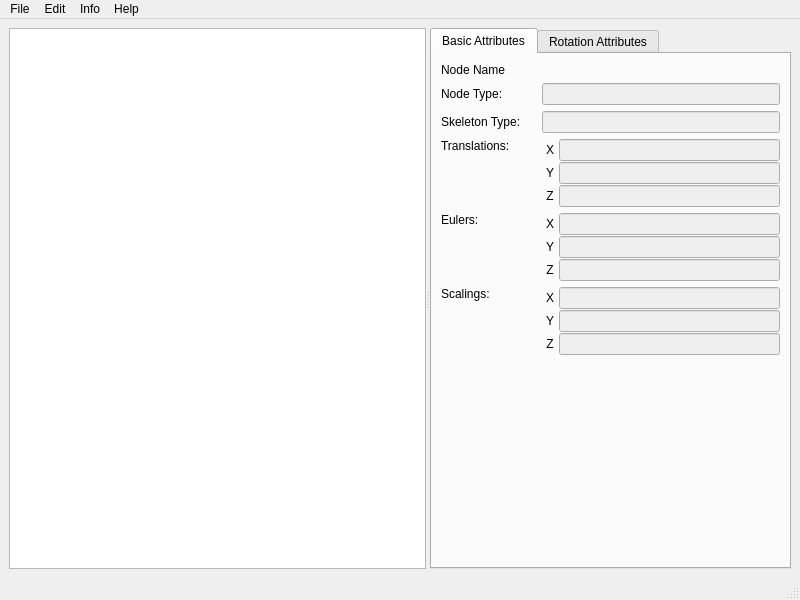
<?xml version="1.0" encoding="UTF-8"?>
<ui version="4.0">
 <class>MainWindowClass</class>
 <widget class="QMainWindow" name="MainWindowClass">
  <property name="geometry">
   <rect>
    <x>0</x>
    <y>0</y>
    <width>800</width>
    <height>600</height>
   </rect>
  </property>
  <property name="sizePolicy">
   <sizepolicy hsizetype="Preferred" vsizetype="Preferred">
    <horstretch>0</horstretch>
    <verstretch>0</verstretch>
   </sizepolicy>
  </property>
  <property name="windowTitle">
   <string notr="true">FBXViewer</string>
  </property>
  <widget class="QWidget" name="centralwidget">
   <layout class="QVBoxLayout" name="verticalLayout">
    <item>
     <widget class="QSplitter" name="splitter">
      <property name="orientation">
       <enum>Qt::Horizontal</enum>
      </property>
      <widget class="QTreeWidget" name="treeWidget">
       <property name="sizePolicy">
        <sizepolicy hsizetype="Preferred" vsizetype="Expanding">
         <horstretch>0</horstretch>
         <verstretch>0</verstretch>
        </sizepolicy>
       </property>
       <attribute name="headerVisible">
        <bool>false</bool>
       </attribute>
       <column>
        <property name="text">
         <string notr="true">Root Node</string>
        </property>
       </column>
      </widget>
      <widget class="QTabWidget" name="tabWidget">
       <property name="tabPosition">
        <enum>QTabWidget::North</enum>
       </property>
       <property name="currentIndex">
        <number>0</number>
       </property>
       <widget class="QWidget" name="tab_basicAttributes">
        <attribute name="title">
         <string>Basic Attributes</string>
        </attribute>
        <layout class="QVBoxLayout" name="verticalLayout_5">
         <item>
          <widget class="QLabel" name="label_nodeName">
           <property name="enabled">
            <bool>true</bool>
           </property>
           <property name="sizePolicy">
            <sizepolicy hsizetype="Preferred" vsizetype="Fixed">
             <horstretch>0</horstretch>
             <verstretch>0</verstretch>
            </sizepolicy>
           </property>
           <property name="maximumSize">
            <size>
             <width>16777215</width>
             <height>16777215</height>
            </size>
           </property>
           <property name="styleSheet">
            <string notr="true">font: 700 10pt &quot;Microsoft YaHei UI&quot;;</string>
           </property>
           <property name="text">
            <string>Node Name</string>
           </property>
          </widget>
         </item>
         <item>
          <layout class="QHBoxLayout" name="horizontalLayout_nodeType" stretch="2,5">
           <item>
            <widget class="QLabel" name="label_2">
             <property name="text">
              <string>Node Type:</string>
             </property>
            </widget>
           </item>
           <item>
            <widget class="QLineEdit" name="lineEdit_nodeType">
             <property name="enabled">
              <bool>false</bool>
             </property>
             <property name="text">
              <string notr="true"/>
             </property>
             <property name="readOnly">
              <bool>true</bool>
             </property>
            </widget>
           </item>
          </layout>
         </item>
         <item>
          <layout class="QHBoxLayout" name="horizontalLayout_skeletonType" stretch="2,5">
           <item>
            <widget class="QLabel" name="label_3">
             <property name="text">
              <string>Skeleton Type:</string>
             </property>
            </widget>
           </item>
           <item>
            <widget class="QLineEdit" name="lineEdit_skeletonType">
             <property name="enabled">
              <bool>false</bool>
             </property>
             <property name="text">
              <string notr="true"/>
             </property>
             <property name="readOnly">
              <bool>true</bool>
             </property>
            </widget>
           </item>
          </layout>
         </item>
         <item>
          <layout class="QHBoxLayout" name="horizontalLayout_translations" stretch="2,5">
           <item>
            <widget class="QLabel" name="label">
             <property name="text">
              <string>Translations:</string>
             </property>
             <property name="alignment">
              <set>Qt::AlignLeading|Qt::AlignLeft|Qt::AlignTop</set>
             </property>
            </widget>
           </item>
           <item>
            <layout class="QVBoxLayout" name="verticalLayout_2">
             <property name="spacing">
              <number>1</number>
             </property>
             <item>
              <layout class="QHBoxLayout" name="horizontalLayout_3">
               <item>
                <widget class="QLabel" name="label_4">
                 <property name="minimumSize">
                  <size>
                   <width>16</width>
                   <height>0</height>
                  </size>
                 </property>
                 <property name="text">
                  <string notr="true">X</string>
                 </property>
                 <property name="alignment">
                  <set>Qt::AlignCenter</set>
                 </property>
                </widget>
               </item>
               <item>
                <widget class="QLineEdit" name="lineEdit_translationX">
                 <property name="enabled">
                  <bool>false</bool>
                 </property>
                 <property name="text">
                  <string notr="true"/>
                 </property>
                 <property name="readOnly">
                  <bool>true</bool>
                 </property>
                </widget>
               </item>
              </layout>
             </item>
             <item>
              <layout class="QHBoxLayout" name="horizontalLayout_4">
               <item>
                <widget class="QLabel" name="label_5">
                 <property name="minimumSize">
                  <size>
                   <width>16</width>
                   <height>0</height>
                  </size>
                 </property>
                 <property name="text">
                  <string notr="true">Y</string>
                 </property>
                 <property name="alignment">
                  <set>Qt::AlignCenter</set>
                 </property>
                </widget>
               </item>
               <item>
                <widget class="QLineEdit" name="lineEdit_translationY">
                 <property name="enabled">
                  <bool>false</bool>
                 </property>
                 <property name="text">
                  <string notr="true"/>
                 </property>
                 <property name="readOnly">
                  <bool>true</bool>
                 </property>
                </widget>
               </item>
              </layout>
             </item>
             <item>
              <layout class="QHBoxLayout" name="horizontalLayout_5">
               <item>
                <widget class="QLabel" name="label_6">
                 <property name="minimumSize">
                  <size>
                   <width>16</width>
                   <height>0</height>
                  </size>
                 </property>
                 <property name="text">
                  <string notr="true">Z</string>
                 </property>
                 <property name="alignment">
                  <set>Qt::AlignCenter</set>
                 </property>
                </widget>
               </item>
               <item>
                <widget class="QLineEdit" name="lineEdit_translationZ">
                 <property name="enabled">
                  <bool>false</bool>
                 </property>
                 <property name="text">
                  <string notr="true"/>
                 </property>
                 <property name="readOnly">
                  <bool>true</bool>
                 </property>
                </widget>
               </item>
              </layout>
             </item>
            </layout>
           </item>
          </layout>
         </item>
         <item>
          <layout class="QHBoxLayout" name="horizontalLayout_eulers" stretch="2,5">
           <item>
            <widget class="QLabel" name="label_7">
             <property name="text">
              <string>Eulers:</string>
             </property>
             <property name="alignment">
              <set>Qt::AlignLeading|Qt::AlignLeft|Qt::AlignTop</set>
             </property>
            </widget>
           </item>
           <item>
            <layout class="QVBoxLayout" name="verticalLayout_3">
             <property name="spacing">
              <number>1</number>
             </property>
             <item>
              <layout class="QHBoxLayout" name="horizontalLayout_7">
               <item>
                <widget class="QLabel" name="label_8">
                 <property name="minimumSize">
                  <size>
                   <width>16</width>
                   <height>0</height>
                  </size>
                 </property>
                 <property name="text">
                  <string notr="true">X</string>
                 </property>
                 <property name="alignment">
                  <set>Qt::AlignCenter</set>
                 </property>
                </widget>
               </item>
               <item>
                <widget class="QLineEdit" name="lineEdit_eulerX">
                 <property name="enabled">
                  <bool>false</bool>
                 </property>
                 <property name="text">
                  <string notr="true"/>
                 </property>
                 <property name="readOnly">
                  <bool>true</bool>
                 </property>
                </widget>
               </item>
              </layout>
             </item>
             <item>
              <layout class="QHBoxLayout" name="horizontalLayout_8">
               <item>
                <widget class="QLabel" name="label_9">
                 <property name="minimumSize">
                  <size>
                   <width>16</width>
                   <height>0</height>
                  </size>
                 </property>
                 <property name="text">
                  <string notr="true">Y</string>
                 </property>
                 <property name="alignment">
                  <set>Qt::AlignCenter</set>
                 </property>
                </widget>
               </item>
               <item>
                <widget class="QLineEdit" name="lineEdit_eulerY">
                 <property name="enabled">
                  <bool>false</bool>
                 </property>
                 <property name="text">
                  <string notr="true"/>
                 </property>
                 <property name="readOnly">
                  <bool>true</bool>
                 </property>
                </widget>
               </item>
              </layout>
             </item>
             <item>
              <layout class="QHBoxLayout" name="horizontalLayout_9">
               <item>
                <widget class="QLabel" name="label_10">
                 <property name="minimumSize">
                  <size>
                   <width>16</width>
                   <height>0</height>
                  </size>
                 </property>
                 <property name="text">
                  <string notr="true">Z</string>
                 </property>
                 <property name="alignment">
                  <set>Qt::AlignCenter</set>
                 </property>
                </widget>
               </item>
               <item>
                <widget class="QLineEdit" name="lineEdit_eulerZ">
                 <property name="enabled">
                  <bool>false</bool>
                 </property>
                 <property name="text">
                  <string notr="true"/>
                 </property>
                 <property name="readOnly">
                  <bool>true</bool>
                 </property>
                </widget>
               </item>
              </layout>
             </item>
            </layout>
           </item>
          </layout>
         </item>
         <item>
          <layout class="QHBoxLayout" name="horizontalLayout_scalings" stretch="2,5">
           <item>
            <widget class="QLabel" name="label_11">
             <property name="text">
              <string>Scalings:</string>
             </property>
             <property name="alignment">
              <set>Qt::AlignLeading|Qt::AlignLeft|Qt::AlignTop</set>
             </property>
            </widget>
           </item>
           <item>
            <layout class="QVBoxLayout" name="verticalLayout_4">
             <property name="spacing">
              <number>1</number>
             </property>
             <item>
              <layout class="QHBoxLayout" name="horizontalLayout_11">
               <item>
                <widget class="QLabel" name="label_12">
                 <property name="minimumSize">
                  <size>
                   <width>16</width>
                   <height>0</height>
                  </size>
                 </property>
                 <property name="text">
                  <string notr="true">X</string>
                 </property>
                 <property name="alignment">
                  <set>Qt::AlignCenter</set>
                 </property>
                </widget>
               </item>
               <item>
                <widget class="QLineEdit" name="lineEdit_scalingX">
                 <property name="enabled">
                  <bool>false</bool>
                 </property>
                 <property name="text">
                  <string notr="true"/>
                 </property>
                 <property name="readOnly">
                  <bool>true</bool>
                 </property>
                </widget>
               </item>
              </layout>
             </item>
             <item>
              <layout class="QHBoxLayout" name="horizontalLayout_12">
               <item>
                <widget class="QLabel" name="label_13">
                 <property name="minimumSize">
                  <size>
                   <width>16</width>
                   <height>0</height>
                  </size>
                 </property>
                 <property name="text">
                  <string notr="true">Y</string>
                 </property>
                 <property name="alignment">
                  <set>Qt::AlignCenter</set>
                 </property>
                </widget>
               </item>
               <item>
                <widget class="QLineEdit" name="lineEdit_scalingY">
                 <property name="enabled">
                  <bool>false</bool>
                 </property>
                 <property name="text">
                  <string notr="true"/>
                 </property>
                 <property name="readOnly">
                  <bool>true</bool>
                 </property>
                </widget>
               </item>
              </layout>
             </item>
             <item>
              <layout class="QHBoxLayout" name="horizontalLayout_13">
               <item>
                <widget class="QLabel" name="label_14">
                 <property name="minimumSize">
                  <size>
                   <width>16</width>
                   <height>0</height>
                  </size>
                 </property>
                 <property name="text">
                  <string notr="true">Z</string>
                 </property>
                 <property name="alignment">
                  <set>Qt::AlignCenter</set>
                 </property>
                </widget>
               </item>
               <item>
                <widget class="QLineEdit" name="lineEdit_scalingZ">
                 <property name="enabled">
                  <bool>false</bool>
                 </property>
                 <property name="text">
                  <string notr="true"/>
                 </property>
                 <property name="readOnly">
                  <bool>true</bool>
                 </property>
                </widget>
               </item>
              </layout>
             </item>
            </layout>
           </item>
          </layout>
         </item>
         <item>
          <spacer name="verticalSpacer">
           <property name="orientation">
            <enum>Qt::Vertical</enum>
           </property>
           <property name="sizeType">
            <enum>QSizePolicy::Expanding</enum>
           </property>
           <property name="sizeHint" stdset="0">
            <size>
             <width>20</width>
             <height>40</height>
            </size>
           </property>
          </spacer>
         </item>
        </layout>
       </widget>
       <widget class="QWidget" name="tab_rotationAttributes">
        <attribute name="title">
         <string>Rotation Attributes</string>
        </attribute>
        <widget class="QWidget" name="horizontalLayoutWidget_7">
         <property name="geometry">
          <rect>
           <x>20</x>
           <y>20</y>
           <width>325</width>
           <height>91</height>
          </rect>
         </property>
         <layout class="QHBoxLayout" name="horizontalLayout_14" stretch="2,5">
          <item>
           <widget class="QLabel" name="label_15">
            <property name="text">
             <string>Euler:</string>
            </property>
            <property name="alignment">
             <set>Qt::AlignLeading|Qt::AlignLeft|Qt::AlignTop</set>
            </property>
           </widget>
          </item>
          <item>
           <layout class="QVBoxLayout" name="verticalLayout_6">
            <property name="spacing">
             <number>1</number>
            </property>
            <item>
             <layout class="QHBoxLayout" name="horizontalLayout_15">
              <item>
               <widget class="QLabel" name="label_16">
                <property name="text">
                 <string notr="true">X</string>
                </property>
               </widget>
              </item>
              <item>
               <widget class="QLineEdit" name="lineEdit_10">
                <property name="text">
                 <string notr="true"/>
                </property>
               </widget>
              </item>
             </layout>
            </item>
            <item>
             <layout class="QHBoxLayout" name="horizontalLayout_16">
              <item>
               <widget class="QLabel" name="label_17">
                <property name="text">
                 <string notr="true">Y</string>
                </property>
               </widget>
              </item>
              <item>
               <widget class="QLineEdit" name="lineEdit_11">
                <property name="text">
                 <string notr="true"/>
                </property>
               </widget>
              </item>
             </layout>
            </item>
            <item>
             <layout class="QHBoxLayout" name="horizontalLayout_17">
              <item>
               <widget class="QLabel" name="label_18">
                <property name="text">
                 <string notr="true">Z</string>
                </property>
               </widget>
              </item>
              <item>
               <widget class="QLineEdit" name="lineEdit_12">
                <property name="text">
                 <string notr="true"/>
                </property>
               </widget>
              </item>
             </layout>
            </item>
           </layout>
          </item>
         </layout>
        </widget>
        <widget class="QWidget" name="horizontalLayoutWidget_8">
         <property name="geometry">
          <rect>
           <x>20</x>
           <y>150</y>
           <width>325</width>
           <height>91</height>
          </rect>
         </property>
         <layout class="QHBoxLayout" name="horizontalLayout_18" stretch="2,5">
          <item>
           <widget class="QLabel" name="label_19">
            <property name="text">
             <string>Euler:</string>
            </property>
            <property name="alignment">
             <set>Qt::AlignLeading|Qt::AlignLeft|Qt::AlignTop</set>
            </property>
           </widget>
          </item>
          <item>
           <layout class="QVBoxLayout" name="verticalLayout_7">
            <property name="spacing">
             <number>1</number>
            </property>
            <item>
             <layout class="QHBoxLayout" name="horizontalLayout_19">
              <item>
               <widget class="QLabel" name="label_20">
                <property name="text">
                 <string notr="true">X</string>
                </property>
               </widget>
              </item>
              <item>
               <widget class="QLineEdit" name="lineEdit_13">
                <property name="text">
                 <string notr="true"/>
                </property>
               </widget>
              </item>
             </layout>
            </item>
            <item>
             <layout class="QHBoxLayout" name="horizontalLayout_20">
              <item>
               <widget class="QLabel" name="label_21">
                <property name="text">
                 <string notr="true">Y</string>
                </property>
               </widget>
              </item>
              <item>
               <widget class="QLineEdit" name="lineEdit_14">
                <property name="text">
                 <string notr="true"/>
                </property>
               </widget>
              </item>
             </layout>
            </item>
            <item>
             <layout class="QHBoxLayout" name="horizontalLayout_21">
              <item>
               <widget class="QLabel" name="label_22">
                <property name="text">
                 <string notr="true">Z</string>
                </property>
               </widget>
              </item>
              <item>
               <widget class="QLineEdit" name="lineEdit_15">
                <property name="text">
                 <string notr="true"/>
                </property>
               </widget>
              </item>
             </layout>
            </item>
           </layout>
          </item>
         </layout>
        </widget>
       </widget>
      </widget>
     </widget>
    </item>
   </layout>
  </widget>
  <widget class="QMenuBar" name="menubar">
   <property name="geometry">
    <rect>
     <x>0</x>
     <y>0</y>
     <width>800</width>
     <height>20</height>
    </rect>
   </property>
   <widget class="QMenu" name="menu_file">
    <property name="title">
     <string>File</string>
    </property>
    <addaction name="action_open"/>
    <addaction name="action_exit"/>
   </widget>
   <widget class="QMenu" name="menu_info">
    <property name="title">
     <string>Help</string>
    </property>
    <addaction name="action_about"/>
   </widget>
   <widget class="QMenu" name="menu_statistic">
    <property name="title">
     <string>Info</string>
    </property>
    <addaction name="action_statistic"/>
   </widget>
   <widget class="QMenu" name="menu_edit">
    <property name="title">
     <string>Edit</string>
    </property>
    <addaction name="action_settings"/>
   </widget>
   <addaction name="menu_file"/>
   <addaction name="menu_edit"/>
   <addaction name="menu_statistic"/>
   <addaction name="menu_info"/>
  </widget>
  <widget class="QStatusBar" name="statusbar"/>
  <action name="action_open">
   <property name="text">
    <string>Open</string>
   </property>
  </action>
  <action name="action_exit">
   <property name="text">
    <string>Exit</string>
   </property>
  </action>
  <action name="action_about">
   <property name="checkable">
    <bool>false</bool>
   </property>
   <property name="text">
    <string>About FBXViewer</string>
   </property>
  </action>
  <action name="action_statistic">
   <property name="text">
    <string>Statistic</string>
   </property>
  </action>
  <action name="action_settings">
   <property name="text">
    <string>Settings</string>
   </property>
  </action>
 </widget>
 <resources/>
 <connections/>
</ui>
